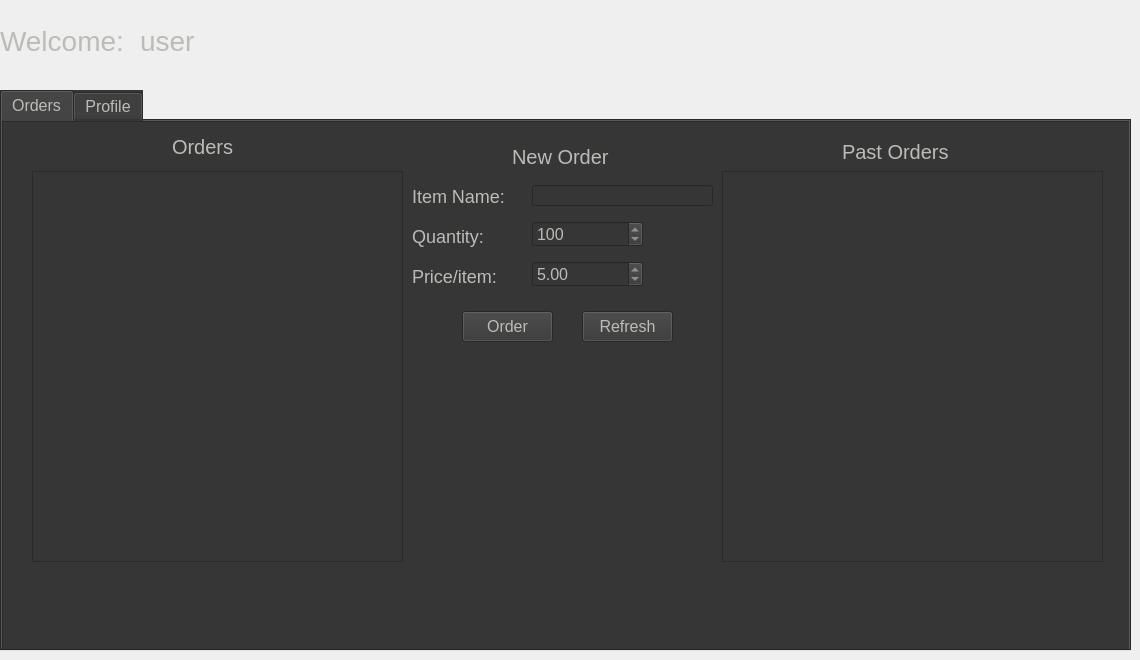
   <widget class="QWidget" name="ConsigneePage">
    <widget class="QLabel" name="label_54">
     <property name="geometry">
      <rect>
       <x>0</x>
       <y>10</y>
       <width>131</width>
       <height>61</height>
      </rect>
     </property>
     <property name="styleSheet">
      <string notr="true">color: rgb(186, 189, 182); 
font-size: 28px</string>
     </property>
     <property name="text">
      <string>Welcome:</string>
     </property>
    </widget>
    <widget class="QTabWidget" name="tbConsignee">
     <property name="geometry">
      <rect>
       <x>0</x>
       <y>90</y>
       <width>1131</width>
       <height>561</height>
      </rect>
     </property>
     <property name="styleSheet">
      <string notr="true">background-color: rgb(54, 54, 54);
font: 16px;
color: rgb(186, 189, 182);</string>
     </property>
     <property name="currentIndex">
      <number>0</number>
     </property>
     <widget class="QWidget" name="tbConsigneeOrders">
      <attribute name="title">
       <string>Orders</string>
      </attribute>
      <widget class="QFrame" name="frConsignee">
       <property name="geometry">
        <rect>
         <x>0</x>
         <y>0</y>
         <width>1131</width>
         <height>531</height>
        </rect>
       </property>
       <property name="frameShape">
        <enum>QFrame::StyledPanel</enum>
       </property>
       <property name="frameShadow">
        <enum>QFrame::Raised</enum>
       </property>
       <widget class="QLabel" name="label_50">
        <property name="geometry">
         <rect>
          <x>840</x>
          <y>10</y>
          <width>141</width>
          <height>41</height>
         </rect>
        </property>
        <property name="styleSheet">
         <string notr="true">color: rgb(186, 189, 182); 
font-size: 20px</string>
        </property>
        <property name="text">
         <string>Past Orders</string>
        </property>
       </widget>
       <widget class="QListWidget" name="lwConsigneePastOrders">
        <property name="geometry">
         <rect>
          <x>720</x>
          <y>50</y>
          <width>381</width>
          <height>391</height>
         </rect>
        </property>
        <property name="styleSheet">
         <string notr="true">color: rgb(186, 189, 182); 
font-size: 18px</string>
        </property>
       </widget>
       <widget class="QLabel" name="label_48">
        <property name="geometry">
         <rect>
          <x>170</x>
          <y>10</y>
          <width>81</width>
          <height>31</height>
         </rect>
        </property>
        <property name="styleSheet">
         <string notr="true">color: rgb(186, 189, 182); 
font-size: 20px</string>
        </property>
        <property name="text">
         <string>Orders</string>
        </property>
       </widget>
       <widget class="QListWidget" name="lwConsigneeOrders">
        <property name="geometry">
         <rect>
          <x>30</x>
          <y>50</y>
          <width>371</width>
          <height>391</height>
         </rect>
        </property>
        <property name="styleSheet">
         <string notr="true">color: rgb(186, 189, 182); 
font-size: 18px</string>
        </property>
       </widget>
       <widget class="QPushButton" name="btnConsigneeOrdersNewOrder">
        <property name="geometry">
         <rect>
          <x>460</x>
          <y>190</y>
          <width>91</width>
          <height>31</height>
         </rect>
        </property>
        <property name="styleSheet">
         <string notr="true">background-color: rgb(54, 54, 54);
font: 16px;
color: rgb(186, 189, 182);</string>
        </property>
        <property name="text">
         <string>Order</string>
        </property>
       </widget>
       <widget class="QLabel" name="lblConsigneeOrderInfo">
        <property name="geometry">
         <rect>
          <x>30</x>
          <y>450</y>
          <width>371</width>
          <height>61</height>
         </rect>
        </property>
        <property name="styleSheet">
         <string notr="true">color: rgb(186, 189, 182); 
font-size: 16px</string>
        </property>
        <property name="text">
         <string/>
        </property>
        <property name="alignment">
         <set>Qt::AlignCenter</set>
        </property>
        <property name="wordWrap">
         <bool>true</bool>
        </property>
       </widget>
       <widget class="QLabel" name="lblConsigneePastOrderInfo">
        <property name="geometry">
         <rect>
          <x>720</x>
          <y>450</y>
          <width>381</width>
          <height>61</height>
         </rect>
        </property>
        <property name="styleSheet">
         <string notr="true">color: rgb(186, 189, 182); 
font-size: 16px</string>
        </property>
        <property name="text">
         <string/>
        </property>
        <property name="alignment">
         <set>Qt::AlignCenter</set>
        </property>
        <property name="wordWrap">
         <bool>true</bool>
        </property>
       </widget>
       <widget class="QLabel" name="label_49">
        <property name="geometry">
         <rect>
          <x>510</x>
          <y>20</y>
          <width>161</width>
          <height>31</height>
         </rect>
        </property>
        <property name="styleSheet">
         <string notr="true">color: rgb(186, 189, 182); 
font-size: 20px</string>
        </property>
        <property name="text">
         <string>New Order</string>
        </property>
       </widget>
       <widget class="QLabel" name="label_51">
        <property name="geometry">
         <rect>
          <x>410</x>
          <y>60</y>
          <width>111</width>
          <height>31</height>
         </rect>
        </property>
        <property name="styleSheet">
         <string notr="true">color: rgb(186, 189, 182); 
font-size: 18px</string>
        </property>
        <property name="text">
         <string>Item Name:</string>
        </property>
       </widget>
       <widget class="QLabel" name="label_52">
        <property name="geometry">
         <rect>
          <x>410</x>
          <y>100</y>
          <width>111</width>
          <height>31</height>
         </rect>
        </property>
        <property name="styleSheet">
         <string notr="true">color: rgb(186, 189, 182); 
font-size: 18px</string>
        </property>
        <property name="text">
         <string>Quantity:</string>
        </property>
       </widget>
       <widget class="QLabel" name="label_53">
        <property name="geometry">
         <rect>
          <x>410</x>
          <y>140</y>
          <width>111</width>
          <height>31</height>
         </rect>
        </property>
        <property name="styleSheet">
         <string notr="true">color: rgb(186, 189, 182); 
font-size: 18px</string>
        </property>
        <property name="text">
         <string>Price/item:</string>
        </property>
       </widget>
       <widget class="QLineEdit" name="txtConsigneeOrderItemName">
        <property name="geometry">
         <rect>
          <x>530</x>
          <y>64</y>
          <width>181</width>
          <height>21</height>
         </rect>
        </property>
       </widget>
       <widget class="QSpinBox" name="sbxConsigneeOrderQuantity">
        <property name="geometry">
         <rect>
          <x>530</x>
          <y>100</y>
          <width>111</width>
          <height>26</height>
         </rect>
        </property>
        <property name="minimum">
         <number>1</number>
        </property>
        <property name="maximum">
         <number>999999</number>
        </property>
        <property name="value">
         <number>100</number>
        </property>
       </widget>
       <widget class="QDoubleSpinBox" name="dsbxConsigneeOrderPrice">
        <property name="geometry">
         <rect>
          <x>530</x>
          <y>140</y>
          <width>111</width>
          <height>26</height>
         </rect>
        </property>
        <property name="prefix">
         <string/>
        </property>
        <property name="maximum">
         <double>99999999.000000000000000</double>
        </property>
        <property name="value">
         <double>5.000000000000000</double>
        </property>
       </widget>
       <widget class="QLabel" name="lblConsigneeOrderItemInfo">
        <property name="geometry">
         <rect>
          <x>410</x>
          <y>240</y>
          <width>301</width>
          <height>61</height>
         </rect>
        </property>
        <property name="styleSheet">
         <string notr="true">color: rgb(186, 189, 182); 
font-size: 16px</string>
        </property>
        <property name="text">
         <string/>
        </property>
        <property name="alignment">
         <set>Qt::AlignCenter</set>
        </property>
        <property name="wordWrap">
         <bool>true</bool>
        </property>
       </widget>
       <widget class="QPushButton" name="btnConsigneeOrdersRefresh">
        <property name="geometry">
         <rect>
          <x>580</x>
          <y>190</y>
          <width>91</width>
          <height>31</height>
         </rect>
        </property>
        <property name="styleSheet">
         <string notr="true">background-color: rgb(54, 54, 54);
font: 16px;
color: rgb(186, 189, 182);</string>
        </property>
        <property name="text">
         <string>Refresh</string>
        </property>
       </widget>
      </widget>
     </widget>
     <widget class="QWidget" name="tbConsigneeProfile">
      <attribute name="title">
       <string>Profile</string>
      </attribute>
     </widget>
    </widget>
    <widget class="QLabel" name="lblConsigneeUsername">
     <property name="geometry">
      <rect>
       <x>140</x>
       <y>10</y>
       <width>401</width>
       <height>61</height>
      </rect>
     </property>
     <property name="styleSheet">
      <string notr="true">color: rgb(186, 189, 182); 
font-size: 28px</string>
     </property>
     <property name="text">
      <string>user</string>
     </property>
    </widget>
   </widget>
